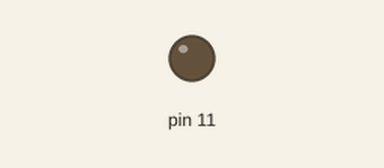
A sketch run on a simulated Arduino Uno, built with avr-gcc and run on an emulated ATmega328P. On the bench: output pins drawn as LEDs (lit = HIGH).

Above: at 0.05 s.
At 3.2 s:
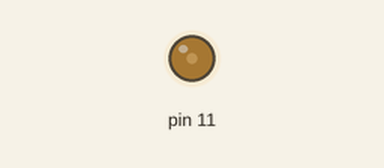
At 6.4 s:
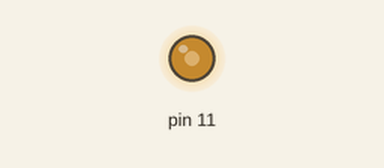
At 12.8 s:
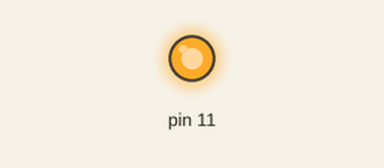
Timing chart, 0 to 16.6 s (numbered marks = the images above):
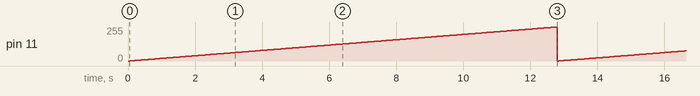

Measured:
- by itself, pin 11: ramps from 0/255 to 255/255 and jumps back, once every 12.8 s

The sketch:

Led.ino
```cpp
void setup(){

}
void loop(){
  for(int i=0;i<256;i++){
    analogWrite(11,i);
    delay(50);
  }
//  for(int i=256;i>0;i--){
//    analogWrite(11,i);
//    delay(50);
//  }
}
```
